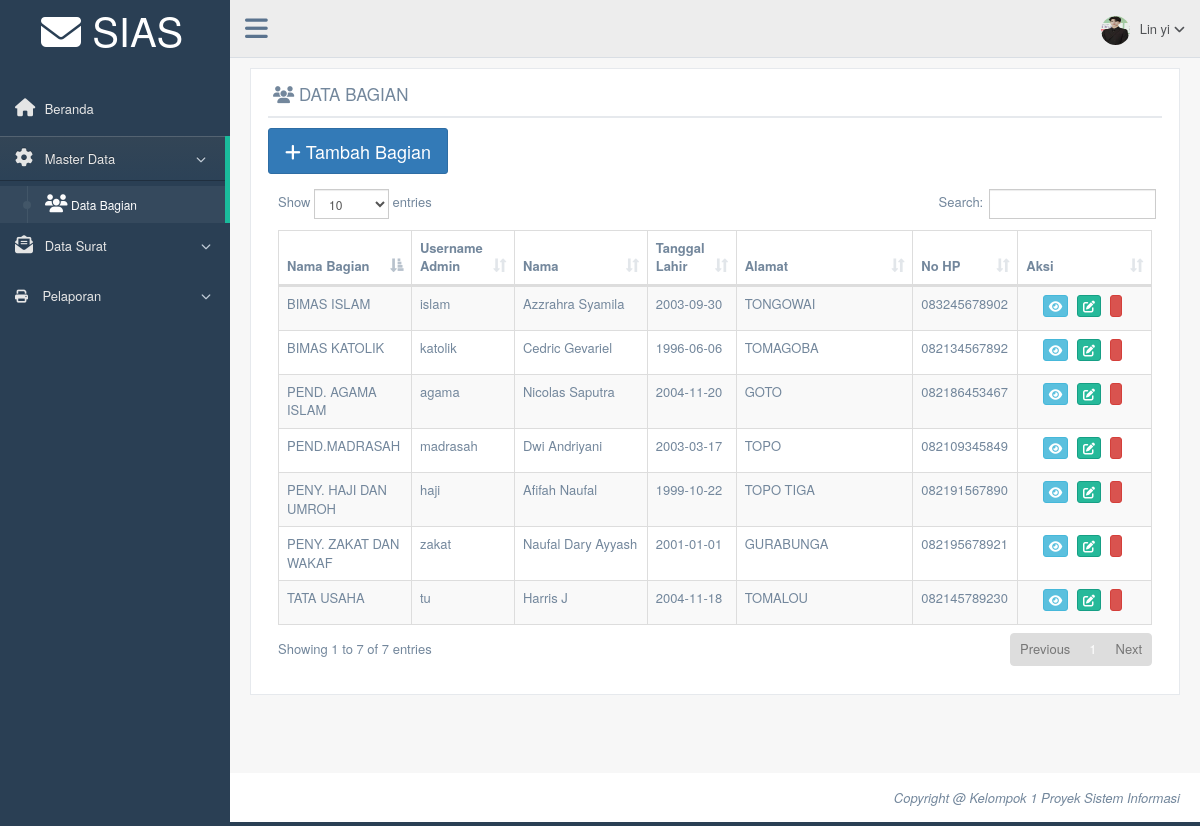
Screenshot of /admin/databagian.php (signed in) with the database file from the repository.
### tables this page shows
CREATE TABLE `tb_bagian` (
  `id_bagian` int(11) NOT NULL,
  `nama_bagian` varchar(120) NOT NULL,
  `username_admin_bagian` varchar(50) NOT NULL,
  `password_bagian` varchar(50) NOT NULL,
  `nama_lengkap` varchar(70) NOT NULL,
  `tanggal_lahir_bagian` date NOT NULL,
  `alamat` text NOT NULL,
  `no_hp_bagian` varchar(12) NOT NULL,
  `gambar` varchar(255) NOT NULL
);

### admin/databagian.php (the view, shortened to what this page needs)
<!DOCTYPE html>
<html lang="en">
  <head>
    <link href="../assets/vendors/bootstrap/dist/css/bootstrap.min.css" rel="stylesheet">
    <link href="../assets/vendors/font-awesome/css/font-awesome.min.css" rel="stylesheet">
    <link rel="stylesheet" href="https://cdnjs.cloudflare.com/ajax/libs/font-awesome/6.6.0/css/all.min.css">
    <link href="../assets/vendors/nprogress/nprogress.css" rel="stylesheet">
    <link href="../assets/vendors/iCheck/skins/flat/green.css" rel="stylesheet">
    <link href="../assets/vendors/datatables.net-bs/css/dataTables.bootstrap.min.css" rel="stylesheet">
    <link href="../assets/vendors/datatables.net-buttons-bs/css/buttons.bootstrap.min.css" rel="stylesheet">
    <link href="../assets/vendors/datatables.net-fixedheader-bs/css/fixedHeader.bootstrap.min.css" rel="stylesheet">
    <link href="../assets/vendors/datatables.net-responsive-bs/css/responsive.bootstrap.min.css" rel="stylesheet">
    <link href="../assets/vendors/datatables.net-scroller-bs/css/scroller.bootstrap.min.css" rel="stylesheet">
    <link href="../assets/build/css/custom.min.css" rel="stylesheet">
  </head>
  <body class="nav-md">
    <div class="container body">
      <div class="main_container">
        <?php
        include("sidebarmenu.php");
        ?>
        <?php
        include("header.php");
        ?>
        <div class="right_col" role="main">
          <div class="">
            <div class="row">
              <div class="col-md-12 col-sm-12 col-xs-12">
                <div class="x_panel">
                  <div class="x_title">
                  <h2><i class="fa fa-users"></i>&nbsp;DATA BAGIAN</h2>
                    <div class="clearfix"></div>
                  </div>
                  <a href="inputbagian.php"><button type="button" class="btn btn-primary btn-lg"><i class="fa fa-plus"></i> Tambah Bagian</button></a>
                  <div class="x_content">
                  <div class="x_content">
                             <?php
                              include '../koneksi/koneksi.php';
                              $sql1  		= "SELECT * FROM tb_bagian order by id_bagian asc";
                              $query1  	= mysqli_query($db, $sql1);
                              $total		= mysqli_num_rows($query1);
                              if ($total == 0) {
                                echo"<center><h2>Belum Ada Data Bagian</h2></center>";
                              }
                              else{?>
                    <table id="datatable" class="table table-striped table-bordered">
                      <thead>
                        <tr>
                          <th width="15%">Nama Bagian</th>
                          <th width="10%">Username Admin</th>
                          <th width="15%">Nama</th>
                          <th width="10%">Tanggal Lahir</th>
                          <th width="20%">Alamat</th>
                          <th width="10%">No HP</th>
                          <th width="15%">Aksi</th>
                        </tr>
                      </thead>
                      <tbody>
                            <?php
                            while($data = mysqli_fetch_array($query1)){
                              echo'<tr>
                              <td>	'. $data['nama_bagian'].'		</td>
                              <td>	'. $data['username_admin_bagian'].'	</td>
                              <td>	'. $data['nama_lengkap'].'  		</td>
                              <td>	'. $data['tanggal_lahir_bagian'].'  	</td>
                              <td>	'. $data['alamat'].'		</td>
                              <td>  '. $data['no_hp_bagian'].'  </td>
                              <td style="text-align:center;">
                              <a href=detail-bagian.php?id_bagian='.$data['id_bagian'].'><button type="button" title="Detail" class="btn btn-info btn-xs"><i class="fa fa-eye"></i></button></a>
                              <a href=editbagian.php?id_bagian='.$data['id_bagian'].'><button type="button" title="Edit" class="btn btn-success btn-xs"><i class="fa  fa-edit"></i></button></a>
                              <a onclick="return konfirmasi()" href="proses/proses_hapusbagian.php?id_bagian='.$data['id_bagian'].'"><button type="button" title="Hapus" class="btn btn-danger btn-xs"><i class="fa fa-trash-o"></i></button></a></td>
                              </tr>';
                            }
                            ?>
                      </tbody>
                    </table>
                  <?php } ?>
                  </div>
                  </div>
                </div>
              </div>
            </div>
          </div>
        </div>
        <footer>
          <div class="pull-right" style="font-style: italic;">
            Copyright @ Kelompok 1 Proyek Sistem Informasi
          </div>
          <div class="clearfix"></div>
        </footer>
      </div>
    </div>
  </body>
</html>

### admin/sidebarmenu.php (shortened to what this page needs)
<div class="col-md-3 left_col">
  <div class="left_col scroll-view">
    <div class="navbar nav_title" >
      <a href="index.php" style="color: white; font-size: 40px; margin-top: 2px; margin-left:40px;"><i class="fa fa-envelope" ></i> <span>SIAS</span></a>
    </div>
    <br />
    <div id="sidebar-menu" class="main_menu_side hidden-print main_menu">
      <div class="menu_section">
        <ul class="nav side-menu">
          <li>
          <a href="index.php"><i class="fa fa-home"></i> Beranda </a>
          </li>
          <li><a><i class="fa fa-gear"></i> Master Data <span class="fa fa-chevron-down"></span></a>
            <ul class="nav child_menu">
              <li><a href="databagian.php"><i class="fa  fa-users"></i>Data Bagian</a></li>
            </ul>
          </li>
          <li><a><i class="fa fa-envelope-open-text"></i> Data Surat <span class="fa fa-chevron-down"></span></a>
          </li>
          <li><a><i class="fa-solid fa-print"></i>&nbsp; &nbsp; Pelaporan <span class="fa fa-chevron-down"></span></a>
          </li>
        </ul>
      </div>
    </div>
  </div>
</div>

### admin/header.php (shortened to what this page needs)
<?php
include '../koneksi/koneksi.php';
$sql  		= "SELECT * FROM tb_admin where id_admin='".$_SESSION['id']."'";
$query  	= mysqli_query($db, $sql);
$data 		= mysqli_fetch_array($query);
?>
        <div class="top_nav">
          <div class="nav_menu">
            <nav>
              <div class="nav toggle">
                <a id="menu_toggle"><i class="fa fa-bars"></i></a>
              </div>
              <ul class="nav navbar-nav navbar-right">
                <li class="">
                  <a href="javascript:;" class="user-profile dropdown-toggle" data-toggle="dropdown" aria-expanded="false">
                    <img src="images/<?php echo $data['gambar']; ?>" alt=""><?php echo $_SESSION['nama'];?>
                    <span class=" fa fa-angle-down"></span>
                  </a>
                </li>
              </ul>
            </nav>
          </div>
        </div>

### rows the page displays
tb_bagian: nama_bagian "PEND.MADRASAH", username_admin_bagian "madrasah", nama_lengkap "Dwi Andriyani", tanggal_lahir_bagian "2003-03-17", alamat "TOPO", no_hp_bagian "082109345849"
tb_bagian: nama_bagian "TATA USAHA", username_admin_bagian "tu", nama_lengkap "Harris J", tanggal_lahir_bagian "2004-11-18", alamat "TOMALOU", no_hp_bagian "082145789230"
tb_bagian: nama_bagian "PEND. AGAMA ISLAM", username_admin_bagian "agama", nama_lengkap "Nicolas Saputra", tanggal_lahir_bagian "2004-11-20", alamat "GOTO", no_hp_bagian "082186453467"
tb_bagian: nama_bagian "PENY. HAJI DAN UMROH", username_admin_bagian "haji", nama_lengkap "Afifah Naufal", tanggal_lahir_bagian "1999-10-22", alamat "TOPO TIGA", no_hp_bagian "082191567890"
tb_bagian: nama_bagian "BIMAS ISLAM", username_admin_bagian "islam", nama_lengkap "Azzrahra Syamila", tanggal_lahir_bagian "2003-09-30", alamat "TONGOWAI", no_hp_bagian "083245678902"
tb_bagian: nama_bagian "PENY. ZAKAT DAN WAKAF", username_admin_bagian "zakat", nama_lengkap "Naufal Dary Ayyash", tanggal_lahir_bagian "2001-01-01", alamat "GURABUNGA", no_hp_bagian "082195678921"
tb_bagian: nama_bagian "BIMAS KATOLIK", username_admin_bagian "katolik", nama_lengkap "Cedric Gevariel", tanggal_lahir_bagian "1996-06-06", alamat "TOMAGOBA", no_hp_bagian "082134567892"

### other values shown
$_SESSION['nama'] "Lin yi"
